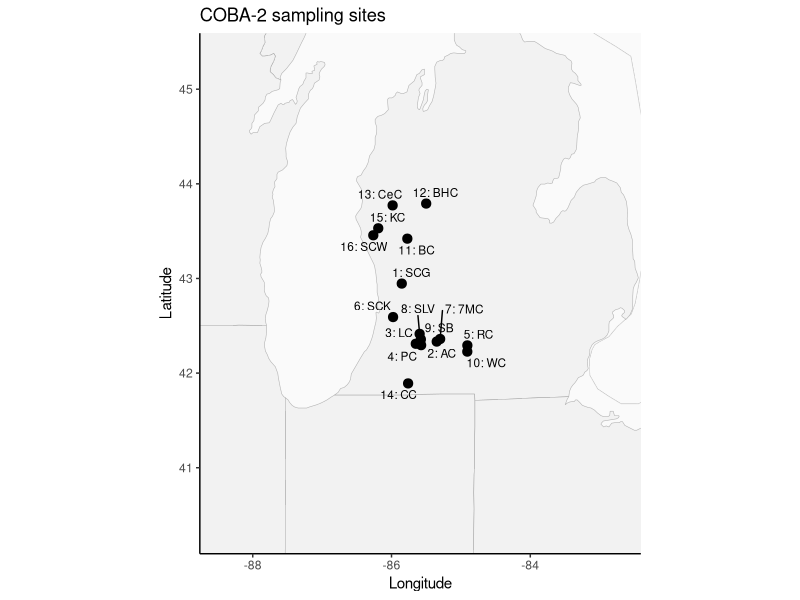
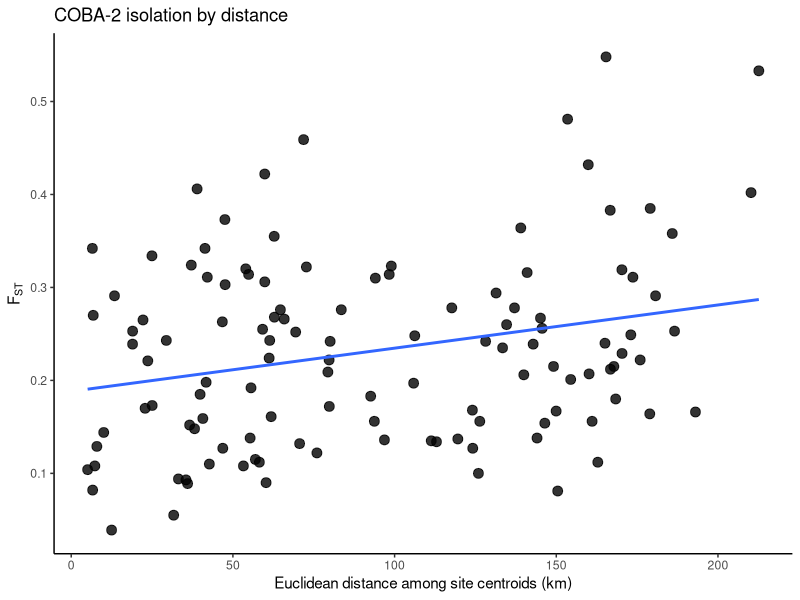

The R script that drew these images, in order: (Note: this script raises an error after producing the figures.)
# -----------------------------
# COBA-2 mottled sculpin
# Cottus bairdii
# Homola et al. 2016
# 16 sites, 6 microsatellite loci
# pairwise FST from Table III (below diagonal)
# site XYs are best-inference representative stream points
# from named streams + Fig. 1
# -----------------------------

library(ggplot2)
library(ggrepel)
library(dplyr)
library(maps)
library(geosphere)

# ------------------------------
# paths
# ------------------------------
save_dir <- "/Users/johnmccall/Library/CloudStorage/OneDrive-TheOhioStateUniversity/Spring_2026/Landgen_DGS/DGS-Patterns-of-Fish-Diversity/DGS-Patterns-of-Fish-Diversity/Objective 2/Data/COBA-2"
data_dir <- file.path(save_dir, "data")

# -----------------------------
# 1) coordinates
# final saved object only has site, lat, lon
# site order follows Table II / Table III exactly:
# SCG AC LC PC RC SCK 7MC SLV SB WC BC BHC CeC CC KC SCW
# -----------------------------
COBA_2_coords <- data.frame(
  site = as.character(1:16),
  lat = c(
    42.946136,  # 1  SCG  Sand Creek (Grand basin; representative stream point)
    42.333096,  # 2  AC   Augusta Creek
    42.310000,  # 3  LC   Lee Creek (best-inference from Fig. 1 + watershed position)
    42.295318,  # 4  PC   Portage Creek
    42.292819,  # 5  RC   Rice Creek
    42.592252,  # 6  SCK  Sand Creek (Kalamazoo basin representative point)
    42.360600,  # 7  7MC  Sevenmile Creek
    42.414481,  # 8  SLV  Silver Creek
    42.356428,  # 9  SB   Spring Brook
    42.227250,  # 10 WC   Wilder Creek
    43.420855,  # 11 BC   Bigelow Creek
    43.791687,  # 12 BHC  Buckhorn Creek
    43.772510,  # 13 CeC  Cedar Creek
    41.891100,  # 14 CC   Curtis Creek
    43.530570,  # 15 KC   Knutson Creek
    43.456680   # 16 SCW  Sand Creek (White basin)
  ),
  lon = c(
    -85.852260, # 1
    -85.348333, # 2
    -85.650000, # 3
    -85.573062, # 4
    -84.906925, # 5
    -85.977532, # 6
    -85.299170, # 7
    -85.594734, # 8
    -85.576953, # 9
    -84.907806, # 10
    -85.771994, # 11
    -85.500325, # 12
    -85.983950, # 13
    -85.760800, # 14
    -86.191180, # 15
    -86.262570  # 16
  ),
  stringsAsFactors = FALSE
)

# plotting helper with stream codes
COBA_2_coords_plot <- data.frame(
  site = as.character(1:16),
  code = c("SCG","AC","LC","PC","RC","SCK","7MC","SLV","SB","WC","BC","BHC","CeC","CC","KC","SCW"),
  lat = COBA_2_coords$lat,
  lon = COBA_2_coords$lon,
  stringsAsFactors = FALSE
)

# -----------------------------
# 2) helper: fill symmetric matrix from lower triangle
# -----------------------------
fill_sym_from_lower <- function(pops, vals, diag_val = 0) {
  n <- length(pops)
  stopifnot(length(vals) == n * (n - 1) / 2)
  
  mat <- matrix(
    0,
    nrow = n,
    ncol = n,
    dimnames = list(pops, pops)
  )
  
  k <- 1
  for (i in 2:n) {
    for (j in 1:(i - 1)) {
      mat[i, j] <- vals[k]
      mat[j, i] <- vals[k]
      k <- k + 1
    }
  }
  
  diag(mat) <- diag_val
  mat
}

# -----------------------------
# 3) pairwise FST matrix
# Table III values entered from LOWER triangle row-wise
# order:
# SCG AC LC PC RC SCK 7MC SLV SB WC BC BHC CeC CC KC SCW
# -----------------------------
fst_vals <- c(
  # AC
  0.222,
  
  # LC
  0.322, 0.334,
  
  # PC
  0.122, 0.239, 0.342,
  
  # RC
  0.248, 0.152, 0.224, 0.314,
  
  # SCK
  0.159, 0.255, 0.342, 0.127, 0.310,
  
  # 7MC
  0.209, 0.104, 0.243, 0.221, 0.094, 0.243,
  
  # SLV
  0.268, 0.265, 0.039, 0.291, 0.112, 0.324, 0.173,
  
  # SB
  0.252, 0.253, 0.129, 0.270, 0.192, 0.311, 0.170, 0.082,
  
  # WC
  0.135, 0.148, 0.161, 0.138, 0.108, 0.136, 0.093, 0.090, 0.115,
  
  # BC
  0.108, 0.100, 0.168, 0.156, 0.138, 0.156, 0.127, 0.134, 0.137, 0.081,
  
  # BHC
  0.314, 0.112, 0.548, 0.383, 0.311, 0.364, 0.207, 0.481, 0.432, 0.291, 0.263,
  
  # CeC
  0.183, 0.180, 0.240, 0.215, 0.253, 0.294, 0.212, 0.201, 0.156, 0.166, 0.110, 0.406,
  
  # CC
  0.278, 0.422, 0.373, 0.303, 0.276, 0.242, 0.276, 0.306, 0.320, 0.172, 0.319, 0.533, 0.402,
  
  # KC
  0.132, 0.167, 0.239, 0.154, 0.249, 0.197, 0.215, 0.235, 0.206, 0.164, 0.089, 0.355, 0.055, 0.358,
  
  # SCW
  0.266, 0.256, 0.278, 0.316, 0.229, 0.323, 0.267, 0.242, 0.260, 0.222, 0.185, 0.459, 0.198, 0.385, 0.144
)

COBA_2_fst <- fill_sym_from_lower(
  pops = COBA_2_coords$site,
  vals = fst_vals,
  diag_val = 0
)

COBA_2_fst[COBA_2_fst < 0] <- 0
diag(COBA_2_fst) <- 0

# -----------------------------
# 4) inspect outputs
# -----------------------------
print(COBA_2_coords)
print(round(COBA_2_fst, 3))

cat("\nSite key:\n")
cat("1  = SCG\n")
cat("2  = AC\n")
cat("3  = LC\n")
cat("4  = PC\n")
cat("5  = RC\n")
cat("6  = SCK\n")
cat("7  = 7MC\n")
cat("8  = SLV\n")
cat("9  = SB\n")
cat("10 = WC\n")
cat("11 = BC\n")
cat("12 = BHC\n")
cat("13 = CeC\n")
cat("14 = CC\n")
cat("15 = KC\n")
cat("16 = SCW\n")

# -----------------------------
# 5) geographic distance matrix
# straight-line distance in km
# -----------------------------
geo_dist_km <- geosphere::distm(
  as.matrix(COBA_2_coords[, c("lon", "lat")]),
  fun = geosphere::distHaversine
) / 1000

rownames(geo_dist_km) <- COBA_2_coords$site
colnames(geo_dist_km) <- COBA_2_coords$site

# -----------------------------
# 6) map of sampling locations
# US + Canada
# -----------------------------
world_map <- map_data("world") |>
  dplyr::filter(region %in% c("USA", "Canada"))

states_map <- map_data("state")

x_pad <- 2.5
y_pad <- 1.8

xlim_use <- range(COBA_2_coords_plot$lon) + c(-x_pad, x_pad)
ylim_use <- range(COBA_2_coords_plot$lat) + c(-y_pad, y_pad)

p_map <- ggplot() +
  geom_polygon(
    data = world_map,
    aes(x = long, y = lat, group = group),
    fill = "gray98",
    color = "gray80",
    linewidth = 0.2
  ) +
  geom_polygon(
    data = states_map,
    aes(x = long, y = lat, group = group),
    fill = "gray95",
    color = "gray70",
    linewidth = 0.2
  ) +
  geom_point(
    data = COBA_2_coords_plot,
    aes(x = lon, y = lat),
    size = 2.8
  ) +
  geom_text_repel(
    data = COBA_2_coords_plot,
    aes(x = lon, y = lat, label = paste0(site, ": ", code)),
    size = 3.0,
    max.overlaps = 100
  ) +
  coord_quickmap(
    xlim = xlim_use,
    ylim = ylim_use,
    expand = FALSE
  ) +
  theme_classic() +
  labs(
    title = "COBA-2 sampling sites",
    x = "Longitude",
    y = "Latitude"
  )

print(p_map)

# -----------------------------
# 7) IBD plot
# -----------------------------
ibd_df <- data.frame(
  site1   = rownames(COBA_2_fst)[row(COBA_2_fst)[upper.tri(COBA_2_fst)]],
  site2   = colnames(COBA_2_fst)[col(COBA_2_fst)[upper.tri(COBA_2_fst)]],
  fst     = COBA_2_fst[upper.tri(COBA_2_fst)],
  dist_km = geo_dist_km[upper.tri(geo_dist_km)]
)

p_ibd <- ggplot(ibd_df, aes(x = dist_km, y = fst)) +
  geom_point(size = 3, alpha = 0.8) +
  geom_smooth(method = "lm", se = FALSE) +
  theme_classic() +
  labs(
    title = "COBA-2 isolation by distance",
    x = "Euclidean distance among site centroids (km)",
    y = expression(F[ST])
  )

print(p_ibd)

# -----------------------------
# 8) save
# -----------------------------
save(
  COBA_2_fst,
  COBA_2_coords,
  file = file.path(data_dir, "COBA-2.RData")
)
